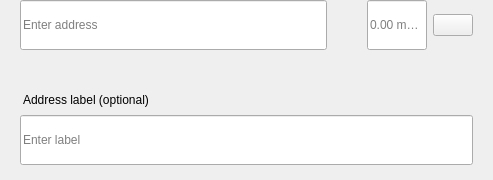
<?xml version="1.0" encoding="UTF-8"?>
<ui version="4.0">
 <class>SendMultiRow</class>
 <widget class="QWidget" name="SendMultiRow">
  <property name="geometry">
   <rect>
    <x>0</x>
    <y>0</y>
    <width>493</width>
    <height>180</height>
   </rect>
  </property>
  <property name="minimumSize">
   <size>
    <width>0</width>
    <height>0</height>
   </size>
  </property>
  <property name="maximumSize">
   <size>
    <width>16777215</width>
    <height>16777215</height>
   </size>
  </property>
  <property name="windowTitle">
   <string>Form</string>
  </property>
  <layout class="QVBoxLayout" name="verticalLayout_3">
   <property name="spacing">
    <number>0</number>
   </property>
   <property name="leftMargin">
    <number>0</number>
   </property>
   <property name="topMargin">
    <number>0</number>
   </property>
   <property name="rightMargin">
    <number>20</number>
   </property>
   <property name="bottomMargin">
    <number>5</number>
   </property>
   <item alignment="Qt::AlignTop">
    <widget class="QWidget" name="widget" native="true">
     <property name="sizePolicy">
      <sizepolicy hsizetype="Expanding" vsizetype="Maximum">
       <horstretch>0</horstretch>
       <verstretch>0</verstretch>
      </sizepolicy>
     </property>
     <property name="minimumSize">
      <size>
       <width>0</width>
       <height>60</height>
      </size>
     </property>
     <property name="maximumSize">
      <size>
       <width>16777215</width>
       <height>85</height>
      </size>
     </property>
     <layout class="QHBoxLayout" name="horizontalLayout" stretch="6,0,2">
      <property name="spacing">
       <number>0</number>
      </property>
      <property name="leftMargin">
       <number>8</number>
      </property>
      <property name="topMargin">
       <number>0</number>
      </property>
      <property name="rightMargin">
       <number>0</number>
      </property>
      <property name="bottomMargin">
       <number>0</number>
      </property>
      <item alignment="Qt::AlignTop">
       <widget class="QStackedWidget" name="stackedAddress">
        <property name="minimumSize">
         <size>
          <width>0</width>
          <height>50</height>
         </size>
        </property>
        <property name="maximumSize">
         <size>
          <width>16777215</width>
          <height>50</height>
         </size>
        </property>
        <widget class="QWidget" name="page_4">
         <property name="sizePolicy">
          <sizepolicy hsizetype="Expanding" vsizetype="Preferred">
           <horstretch>0</horstretch>
           <verstretch>0</verstretch>
          </sizepolicy>
         </property>
         <property name="minimumSize">
          <size>
           <width>0</width>
           <height>50</height>
          </size>
         </property>
         <property name="maximumSize">
          <size>
           <width>16777215</width>
           <height>55</height>
          </size>
         </property>
         <layout class="QVBoxLayout" name="verticalLayout_7">
          <property name="spacing">
           <number>0</number>
          </property>
          <property name="leftMargin">
           <number>12</number>
          </property>
          <property name="topMargin">
           <number>0</number>
          </property>
          <property name="rightMargin">
           <number>0</number>
          </property>
          <property name="bottomMargin">
           <number>0</number>
          </property>
          <item>
           <widget class="QLineEdit" name="lineEditAddress">
            <property name="minimumSize">
             <size>
              <width>0</width>
              <height>50</height>
             </size>
            </property>
            <property name="maximumSize">
             <size>
              <width>16777215</width>
              <height>50</height>
             </size>
            </property>
            <property name="placeholderText">
             <string>Enter address</string>
            </property>
           </widget>
          </item>
         </layout>
        </widget>
        <widget class="QWidget" name="page_3"/>
       </widget>
      </item>
      <item>
       <spacer name="horizontalSpacer_3">
        <property name="orientation">
         <enum>Qt::Horizontal</enum>
        </property>
        <property name="sizeType">
         <enum>QSizePolicy::Fixed</enum>
        </property>
        <property name="sizeHint" stdset="0">
         <size>
          <width>40</width>
          <height>20</height>
         </size>
        </property>
       </spacer>
      </item>
      <item>
       <layout class="QHBoxLayout" name="horizontalLayout_2">
        <property name="spacing">
         <number>6</number>
        </property>
        <item alignment="Qt::AlignTop">
         <widget class="QLineEdit" name="lineEditAmount">
          <property name="sizePolicy">
           <sizepolicy hsizetype="Expanding" vsizetype="Preferred">
            <horstretch>0</horstretch>
            <verstretch>0</verstretch>
           </sizepolicy>
          </property>
          <property name="minimumSize">
           <size>
            <width>0</width>
            <height>50</height>
           </size>
          </property>
          <property name="maximumSize">
           <size>
            <width>16777215</width>
            <height>50</height>
           </size>
          </property>
          <property name="maxLength">
           <number>17</number>
          </property>
          <property name="alignment">
           <set>Qt::AlignLeading|Qt::AlignLeft|Qt::AlignVCenter</set>
          </property>
          <property name="placeholderText">
           <string notr="true">0.00 mnvip</string>
          </property>
         </widget>
        </item>
        <item>
         <layout class="QVBoxLayout" name="verticalLayout">
          <property name="topMargin">
           <number>14</number>
          </property>
          <property name="bottomMargin">
           <number>0</number>
          </property>
          <item alignment="Qt::AlignTop">
           <widget class="QPushButton" name="btnMenu">
            <property name="minimumSize">
             <size>
              <width>0</width>
              <height>0</height>
             </size>
            </property>
            <property name="maximumSize">
             <size>
              <width>16777215</width>
              <height>16777215</height>
             </size>
            </property>
            <property name="focusPolicy">
             <enum>Qt::NoFocus</enum>
            </property>
            <property name="text">
             <string/>
            </property>
           </widget>
          </item>
         </layout>
        </item>
       </layout>
      </item>
     </layout>
    </widget>
   </item>
   <item>
    <widget class="QWidget" name="layoutLabel" native="true">
     <property name="minimumSize">
      <size>
       <width>0</width>
       <height>0</height>
      </size>
     </property>
     <property name="maximumSize">
      <size>
       <width>16777215</width>
       <height>16777215</height>
      </size>
     </property>
     <layout class="QVBoxLayout" name="verticalLayout_9">
      <property name="spacing">
       <number>6</number>
      </property>
      <property name="leftMargin">
       <number>20</number>
      </property>
      <property name="topMargin">
       <number>0</number>
      </property>
      <property name="rightMargin">
       <number>0</number>
      </property>
      <property name="bottomMargin">
       <number>10</number>
      </property>
      <item>
       <spacer name="verticalSpacer">
        <property name="orientation">
         <enum>Qt::Vertical</enum>
        </property>
        <property name="sizeType">
         <enum>QSizePolicy::Fixed</enum>
        </property>
        <property name="sizeHint" stdset="0">
         <size>
          <width>20</width>
          <height>20</height>
         </size>
        </property>
       </spacer>
      </item>
      <item>
       <widget class="QLabel" name="labelSubtitleDescription">
        <property name="styleSheet">
         <string notr="true">margin-bottom:2px;
margin-left:0.05px;
padding:0px;</string>
        </property>
        <property name="text">
         <string>Address label (optional)</string>
        </property>
       </widget>
      </item>
      <item>
       <widget class="QLineEdit" name="lineEditDescription">
        <property name="minimumSize">
         <size>
          <width>0</width>
          <height>50</height>
         </size>
        </property>
        <property name="maximumSize">
         <size>
          <width>16777215</width>
          <height>50</height>
         </size>
        </property>
        <property name="placeholderText">
         <string>Enter label</string>
        </property>
       </widget>
      </item>
     </layout>
    </widget>
   </item>
  </layout>
 </widget>
 <resources/>
 <connections/>
</ui>
